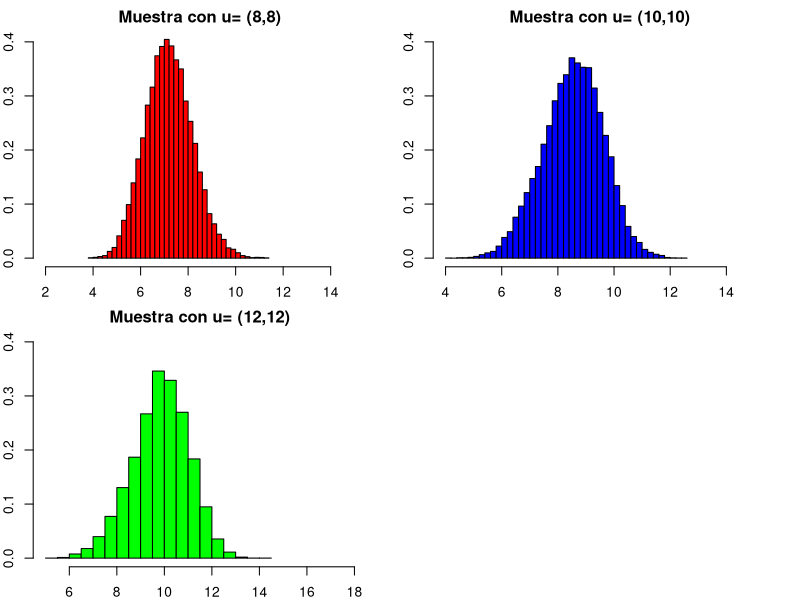
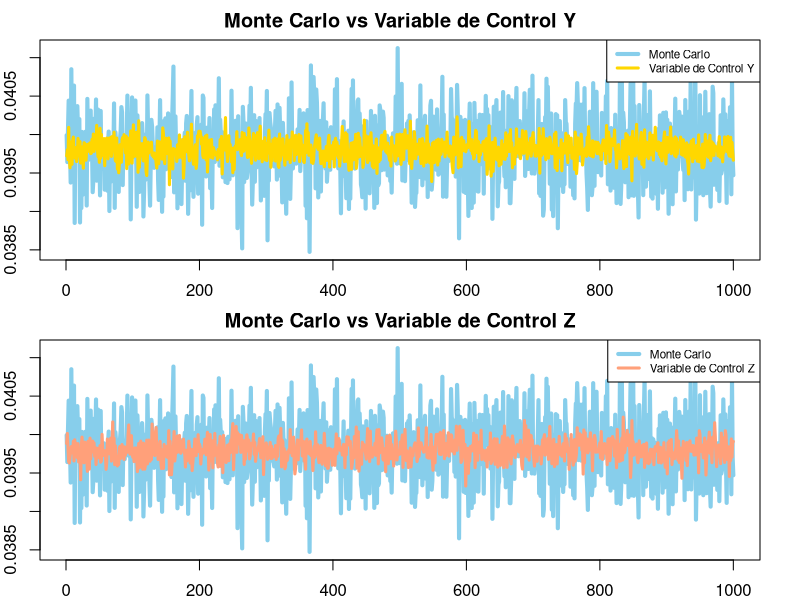

Write R code to recreate these figures, in order.
## ---- chunk 1
set.seed(2022)
x <- rlogis(n = 20, location = 5, scale =6)
## ---- chunk 2
n <- 20
l <- function(alpha,beta){
  y <- sum(log(dlogis(x, alpha, beta)))
  return(y)
}

f_aux <- function(c0)
{
  return(-l(c0[1], c0[2]))
}
c0 <- c(1,1)
minimo <- optim(c0, f_aux, hessian = T)

(x_opt <- minimo$par)
(H_opt <- -minimo$hessian)


## ---- chunk 3
library(mvtnorm)
acept_rech <- function(n, me)
{
  m <- matrix(c(me[1], me[2]), nrow = 2)
  V <- matrix(c(1, 1,
                1, 3), byrow = TRUE, nrow = 2)
  S <- solve(solve(V) - H_opt / 2)
  mu <- S %*% (solve(V) %*% m - H_opt %*% (x_opt / 2))
  f <- function(alpha, beta)
  {
   
    return(exp(l(alpha, beta)) * dmvnorm(c(alpha, beta), m, V))
  }
  
  

  g <- function(alpha, beta)
  {
  
    return(dmvnorm(c(alpha, beta), mu, S))
  }
  
  
  h <- function(theta)
  {
    return(f(theta[1], theta[2])/g(theta[1], theta[2]))
  }
  c <- h(x_opt)
  
  aceptados <- 0
  rechazados <- 0
  simulaciones <- matrix(nrow = n, ncol = 2)
  contador <- 0
  
  while(all(is.na(simulaciones[n, ])))
  {
    y <- rmvnorm(1, mu, S)
    u <- runif(1)
    
    if(u <= (1/c) * h(y))
    {
      contador <- contador + 1
      aceptados <- aceptados + 1
      
      simulaciones[contador, ] <- y
    }
    else
    {
      rechazados <- rechazados + 1
    }
  }
  
  
  tasa_aceptados <- aceptados / (aceptados + rechazados)
  

  porceentaje_aceptados <- paste0(round(tasa_aceptados * 100, 2), "%")
  

  print(sprintf("La tasa de aprobación fue de: %s", porceentaje_aceptados))
  

  return(list(muestra = simulaciones, tasa_aprobacion = tasa_aceptados))
}

## ---- chunk 4
#con mu=(8,8)
me1 <- matrix(c(8,8), nrow = 2)
t8_1 <- Sys.time()
lista_res1 <- acept_rech(10000, me1)$muestra
t8_2 <- Sys.time()
muestra1 <- lista_res1
(t8_2-t8_1)



#con mu=(10,10)


me2 <- matrix(c(10, 10), nrow = 2)
t10_1 <- Sys.time()
lista_res2 <- acept_rech(10000, me2)$muestra
t10_2 <- Sys.time()
muestra2 <- lista_res2
(t10_2-t10_1)
#con mu=(12,12)

me3 <- matrix(c(12, 12), nrow = 2)
t12_1 <- Sys.time()
lista_res3 <- acept_rech(10000, me3)$muestra
t12_2 <- Sys.time()
muestra3 <- lista_res3
(t12_2-t12_1)

## ---- chunk 5
par(mfrow=c(2,2), mar=c(2,2,2,2))
hist(muestra1,
     main="Muestra con u= (8,8)",
     ylim = c(0,0.4),
     xlim = c(2,15),
     xlab="x",
     ylab="Densidad",
     prob=TRUE,
     breaks=30,
     col="red")

hist(muestra2,
     main="Muestra con u= (10,10)",
     ylim = c(0,0.4),
     xlim = c(4,15),
     xlab="x",
     ylab="Densidad",
     prob=TRUE,
     breaks=30,
     col="blue")

hist(muestra3,
     main="Muestra con u= (12,12)",
     ylim = c(0,0.4),
     xlim = c(5,18),
     xlab="x",
     ylab="densidad",
     prob=TRUE,
     breaks=30,
     col="green")

## ---- chunk 6
theta <- function(x){
  aux <- x/(1+exp(x)) 
  return(aux)
}

cambio_variable <- function(x){
  aux <- (25*x+25)/(1+exp(5*x+5))
  return(aux)
}

a <- runif(10000)
monte <- mean(cambio_variable(a))
## ---- chunk 7
v <- integrate(theta,5,10)$value
## ---- chunk 8

fy <- function(y){
  return(exp(-1/2) / (1 + y^2))
}

fz <- function(z){
  return(z + 1)
}
#primero tomando como variable de control Y
U <- runif(10^5)
X <- cambio_variable(U)
Y <- fy(U)

c_y <- -cov(X,Y) / var(Y)

z1 <- X + c_y*(Y - mean(Y))

#Calculamos la simulación mediante la variable de control
(est_y <- mean(z1)) 


#ahora se prueba con z como variable de control



U <- runif(10^5)
X <- cambio_variable(U)
Z <- fz(U)

c_z <- -cov(X,Z) / var(Z)

z2 <- X + c_z*(Z - mean(Z))

#Calculamos la simulación mediante la variable de control
(est_z <- mean(z2)) 


#reduccion de varianza

r_y <- 100*cor(X,Y)^2
r_z <- 100*cor(X,Z)^2

#con z se reduce mucho mas la varianza, puesto que, esta muy correlacionada con X


## ---- chunk 9
(error_monte <- 100 * abs(monte - v) / v)
(error_y <- 100 * abs(est_y - v) / v)
(error_z <- 100 * abs(est_z - v) / v)

## ---- chunk 10
m <- NULL

for (i in 1:1000){
  a <- runif(10000)
  monte <- mean(cambio_variable(a))
  m[i] <- monte
}


q <- NULL

for (i in 1:1000){
  U <- runif(10^5)
  X <- cambio_variable(U)
  Y <- fy(U)
  
  c_y <- -cov(X,Y) / var(Y)
  
  z1 <- X + c_y*(Y - mean(Y))
  
  #Calculamos la simulación mediante la variable de control
  (est_y <- mean(z1)) 
  q[i] <- est_y
}


p <- NULL
for (i in 1:1000){
  U <- runif(10^5)
  X <- cambio_variable(U)
  Z <- fz(U)
  
  c_z <- -cov(X,Z) / var(Z)
  
  z2 <- X + c_z*(Z - mean(Z))
  
  #Calculamos la simulación mediante la variable de control
  (est_z <- mean(z2)) 
  p[i] <- est_z
}
par(mfrow=c(2,1))
plot(m, type = "l", col = "skyblue", lwd = 4,
     xlab = "Cantidad de estimaciones", ylab = "Valores theta",
     main = "Monte Carlo vs Variable de Control Y")

# Agregamos a la figura las estimaciones de theta utilizando la variable de control
lines(q, type = "l", lwd = 3, col = "gold")
# Agregamos una leyenda
legend("topright", legend = c("Monte Carlo", "Variable de Control Y"),
       col = c("skyblue", "gold"), lwd = 4:3, lty = 1:1, cex = 0.7)
plot(m, type = "l", col = "skyblue", lwd = 4,
     xlab = "Cantidad de estimaciones", ylab = "Valores theta",
     main = "Monte Carlo vs Variable de Control Z")
lines(p, type = "l", lwd = 3, col = "lightsalmon1")
legend("topright", legend = c("Monte Carlo", "Variable de Control Z"),
       col = c("skyblue", "lightsalmon1"), lwd = 4:3, lty = 1:1, cex = 0.7)
## ---- chunk 11
f<-function(D,x){
  aux<- (2*pi)^(-D/2)*exp(-sum((x)^2)/2)
  return(aux)
}
valores <- function(n,D){
  mu<-NULL
  for(i in 1:n)
  {
    x<-runif(D,-5,5)
    a<-f(D,x)
    mu[i] <- a
  }
  return(list(muestra = mu,estimacion = mean(mu), desv = sd(mu), 
              coef_variacion = sd(mu) / mean(mu)))
  
}
## ---- chunk 12
estimacion1<-valores(1000,1)
estimacion1$estimacion

estimacion2<-valores(2000,1)
estimacion2$estimacion

estimacion3<-valores(3000,1)
estimacion3$estimacion

estimacion4<-valores(4000,1)
estimacion4$estimacion

estimacion5<-valores(5000,1)
estimacion5$estimacion

estimacion6<-valores(6000,1)
estimacion6$estimacion

estimacion7<-valores(7000,1)
estimacion7$estimacion

estimacion8<-valores(8000,1)
estimacion8$estimacion

estimacion9<-valores(9000,1)
estimacion9$estimacion

estimacion10<-valores(10000,1)
estimacion10$estimacion

## ---- chunk 13
t<-seq(1000,10000,1000)
estimaciones<-c(estimacion1$estimacion,estimacion2$estimacion,estimacion3$estimacion,estimacion4$estimacion,estimacion5$estimacion,estimacion6$estimacion,estimacion7$estimacion,estimacion8$estimacion,estimacion9$estimacion,estimacion10$estimacion)

                
desviacion_estandar<-c(estimacion1$desv ,estimacion2$desv, estimacion3$desv, estimacion4$desv, estimacion5$desv, estimacion6$desv, estimacion7$desv ,estimacion8$desv, estimacion9$desv ,estimacion10$desv)


coeficiente_de_variacion<-c(estimacion1$coef_variacion, estimacion2$coef_variacion, estimacion3$coef_variacion, estimacion4$coef_variacion, estimacion5$coef_variacion ,estimacion6$coef_variacion, estimacion7$coef_variacion, estimacion8$coef_variacion, estimacion9$coef_variacion, estimacion10$coef_variacion)
                            
cbind(t,estimaciones,desviacion_estandar,coeficiente_de_variacion)
